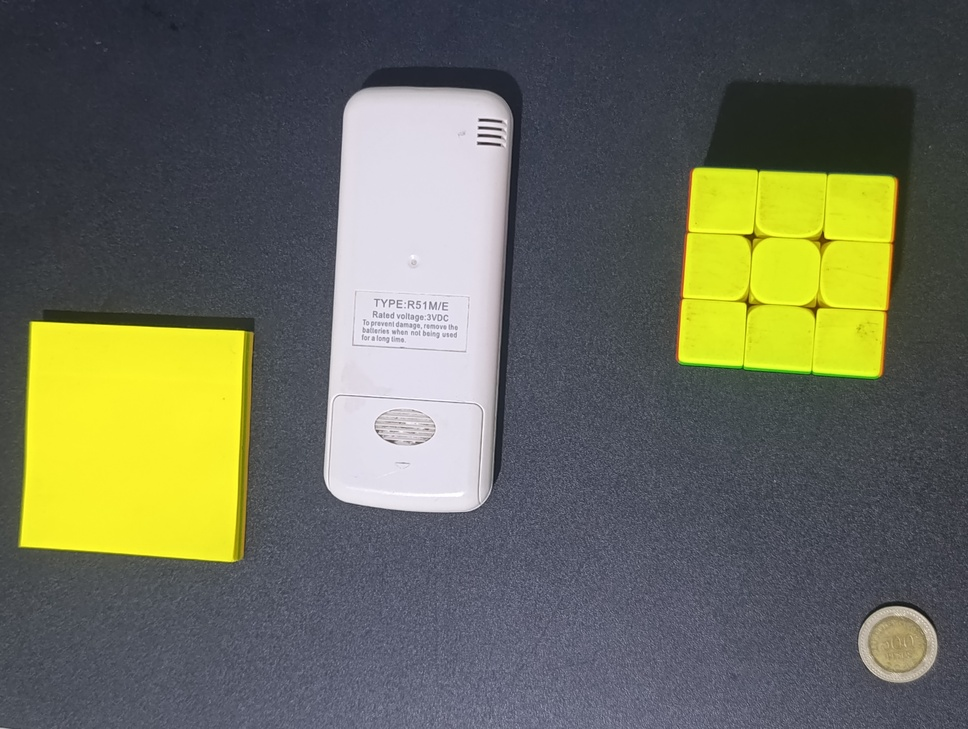
#> input picture measureComputerVision/easy.jpg, 968 x 729 px, shrunk from 4080 x 3072 before the run
$ python measure.py
#> lines starting #> are read from the running program, lines starting #| are printed output that depends on the picture; after the words box and inside, x2 and y2 are one past the last pixel; in counts of white or black regions, pixels touching at a corner belong together; long printed decimals are rounded
### histogram.py
import cv2 as cv
import numpy as np
import matplotlib.pyplot as plt
import os

def grayHistogram(img):

    # plt.figure()
    # plt.imshow(img, cmap='gray')

    hist = cv.calcHist([img], [0], None, [256], [0,256])
    return hist

# [16 lines that do not run on import are left out]

### otsu.py
import matplotlib.pyplot as plt
from histogram import grayHistogram
import numpy as np
import cv2 as cv
import os

def otsu_threshold(img):
    hist = grayHistogram(img)

    if isinstance(hist, tuple) and len(hist) >= 1:
        counts = np.array(hist[0]).ravel()
    else:
        counts = np.array(hist).ravel()
    counts = counts.astype(np.float64)

    total = counts.sum()
    if total == 0:
        raise ValueError("Histogram total count is zero, cannot normalize.")

    bins = np.arange(counts.size)

    J_theta = None
    theta = None

    for i in range(1, counts.size):
        w0 = counts[:i].sum()
        w1 = counts[i:].sum()

        if w0 == 0 or w1 == 0:
            continue

        p_0 = w0 / total
        p_1 = w1 / total

        mean_0 = (counts[:i] * bins[:i]).sum() / w0
        mean_1 = (counts[i:] * bins[i:]).sum() / w1

        std_0 = np.sqrt((((bins[:i] - mean_0) ** 2) * counts[:i]).sum() / w0)
        std_1 = np.sqrt((((bins[i:] - mean_1) ** 2) * counts[i:]).sum() / w1)

        J = p_0 * (std_0 ** 2) + p_1 * (std_1 ** 2)

        if J_theta is None or J < J_theta:
            J_theta = J
            theta = i

    if theta is None:
        raise ValueError("Could not determine optimal threshold.")
    return theta, counts

# [17 lines that do not run on import are left out]

### measureComputerVision/measure.py
import os, sys
import cv2 as cv
import numpy as np
import matplotlib.pyplot as plt
from sklearn.decomposition import PCA

sys.path.append(os.path.dirname(os.path.dirname(os.path.abspath(__file__))))
from otsu import otsu_threshold

def apply_smoothing(gray, method="gaussian", ksize=5):
    if ksize % 2 == 0:
        ksize += 1
    if method == "gaussian":
        return cv.GaussianBlur(gray, (ksize, ksize), 0)
    elif method == "median":
        return cv.medianBlur(gray, ksize)
    elif method == "bilateral":
        return cv.bilateralFilter(gray, d=ksize, sigmaColor=75, sigmaSpace=75)
    return cv.GaussianBlur(gray, (ksize, ksize), 0)

def get_mm_per_pixel(img, contours, ref_size_mm=23.7):
    display_img = img.copy()
    cv.drawContours(display_img, contours, -1, (0,255,0), 3)

    circularity = 0
    best_contour = None
    for i, contour in enumerate(contours):
        area = cv.contourArea(contour)
        perimeter = cv.arcLength(contour, True)

        if perimeter > 300:
            temp = (4 * np.pi * area) / (perimeter ** 2)
            if temp > circularity:
                circularity = temp
                best_contour = contour

    area = cv.contourArea(best_contour)
    diameter_pixels = 2 * np.sqrt(area / np.pi)
    mm_per_pixel = ref_size_mm / diameter_pixels

    return mm_per_pixel, best_contour

def fill_holes(binary_img, max_gap_pixels=100, line_thickness=3):
    kernel_length = max_gap_pixels
    kernel = cv.getStructuringElement(cv.MORPH_RECT, (kernel_length, line_thickness))

    opened = cv.morphologyEx(binary_img, cv.MORPH_OPEN, kernel)

    return opened

def filter_contours_by_area(contours, min_area=100, max_area=12526455):
    filtered = []
    for contour in contours:
        area = cv.contourArea(contour)
        if min_area < area < max_area:
            filtered.append(contour)
    return filtered

def measure_with_pca(contour, mm_per_pixel):
    points = contour.reshape(-1, 2).astype(np.float64)

    pca = PCA()
    projected_points = pca.fit_transform(points)

    min_proj_x = np.min(projected_points[:, 0])
    max_proj_x = np.max(projected_points[:, 0])
    min_proj_y = np.min(projected_points[:, 1])
    max_proj_y = np.max(projected_points[:, 1])

    length_pixels = max_proj_x - min_proj_x
    width_pixels = max_proj_y - min_proj_y

    length_mm = length_pixels * mm_per_pixel
    width_mm = width_pixels * mm_per_pixel

    mean = pca.mean_
    eigenvectors = pca.components_

    return length_mm, width_mm, eigenvectors, mean

def draw_pca_measurements(image, contour, mm_per_pixel):
    points = contour.reshape(-1, 2).astype(np.float64)

    pca = PCA(n_components=2)
    pca.fit(points)
    projected = pca.transform(points)

    min_x, max_x = projected[:, 0].min(), projected[:, 0].max()
    min_y, max_y = projected[:, 1].min(), projected[:, 1].max()

    corners_pca = np.array([
        [min_x, min_y],
        [max_x, min_y],
        [max_x, max_y],
        [min_x, max_y]
    ])

    corners_img = pca.inverse_transform(corners_pca).astype(int)
    cv.polylines(image, [corners_img], True, (0, 255, 0), 2)

    length_pixels = max_x - min_x
    width_pixels = max_y - min_y
    length_mm = length_pixels * mm_per_pixel
    width_mm = width_pixels * mm_per_pixel

    center_pca = np.array([(min_x + max_x)/2, (min_y + max_y)/2])
    center_img = pca.inverse_transform(center_pca.reshape(1, -1))[0].astype(int)

    axis_scale = 50
    v1 = pca.components_[0] * axis_scale
    v2 = pca.components_[1] * axis_scale

    cv.arrowedLine(image, tuple(center_img), tuple((center_img + v1).astype(int)), (0, 0, 255), 3)  # Length axis
    cv.arrowedLine(image, tuple(center_img), tuple((center_img + v2).astype(int)), (255, 0, 0), 3)  # Width axis

    cv.putText(image, f"L:{length_mm:.1f}mm", (center_img[0]+10, center_img[1]-20),
               cv.FONT_HERSHEY_SIMPLEX, 0.6, (0, 0, 255), 2)
    cv.putText(image, f"W:{width_mm:.1f}mm", (center_img[0]+10, center_img[1]+20),
               cv.FONT_HERSHEY_SIMPLEX, 0.6, (255, 0, 0), 2)

    return length_mm, width_mm

def measure_main(imgName, ref_size_mm=23.7):
#> called with imgName = 'easy.jpg', ref_size_mm = 23.7
    root = os.getcwd()
    imgPath = os.path.join(root, imgName)
    if not os.path.exists(imgPath):
        print(f"Error: image not found at {imgPath}")
        return
    img = cv.imread(imgPath)
#> img is the input picture: shape (729, 968, 3); mean B, G, R 89.7, 107.8, 105.6
    if img is None:
        print("Error: Could not load image")
        return

    gray = cv.cvtColor(img, cv.COLOR_BGR2GRAY)
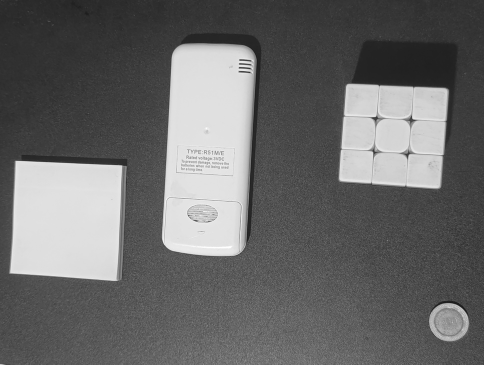
#> gray: shape (729, 968) (shown at 1/2 size); min 20, max 255, mean 105.1
    smoothed = apply_smoothing(gray, method="gaussian", ksize=5)
    theta = otsu_threshold(smoothed)[0]
#> in grayHistogram, `hist = cv.calcHist([img], [0], None, [256], [0,256])`: hist = 256 values, max 19686 at index 223, min 0 at index 0, mean 2756.5
#> in otsu_threshold, `counts = np.array(hist).ravel()`: counts has the same summary as hist in grayHistogram
#> in otsu_threshold, `total = counts.sum()`: total = 705672
#> the loop in otsu_threshold, `for i in range(1, counts.size):` made 255 passes
#> (w0, w1, p_0, p_1, mean_0, mean_1, std_0, std_1) on passes 31 to 37: (3, 705669, 4.25e-06, 1, 30, 105.1, 0, 62.34), (12, 705660, 1.7e-05, 1, 30.75, 105.1, 0.433, 62.34), (96, 705576, 0.000136, 1, 31.84, 105.1, 0.441, 62.34), (2582, 703090, 0.00366, 0.996, 32.96, 105.4, 0.235, 62.3), (7203, 698469, 0.0102, 0.99, 33.63, 105.8, 0.52, 62.23), (11832, 693840, 0.0168, 0.983, 34.16, 106.3, 0.783, 62.17), (14662, 691010, 0.0208, 0.979, 34.52, 106.6, 1.01, 62.13)
    _, binary = cv.threshold(smoothed, theta, 255, cv.THRESH_BINARY)
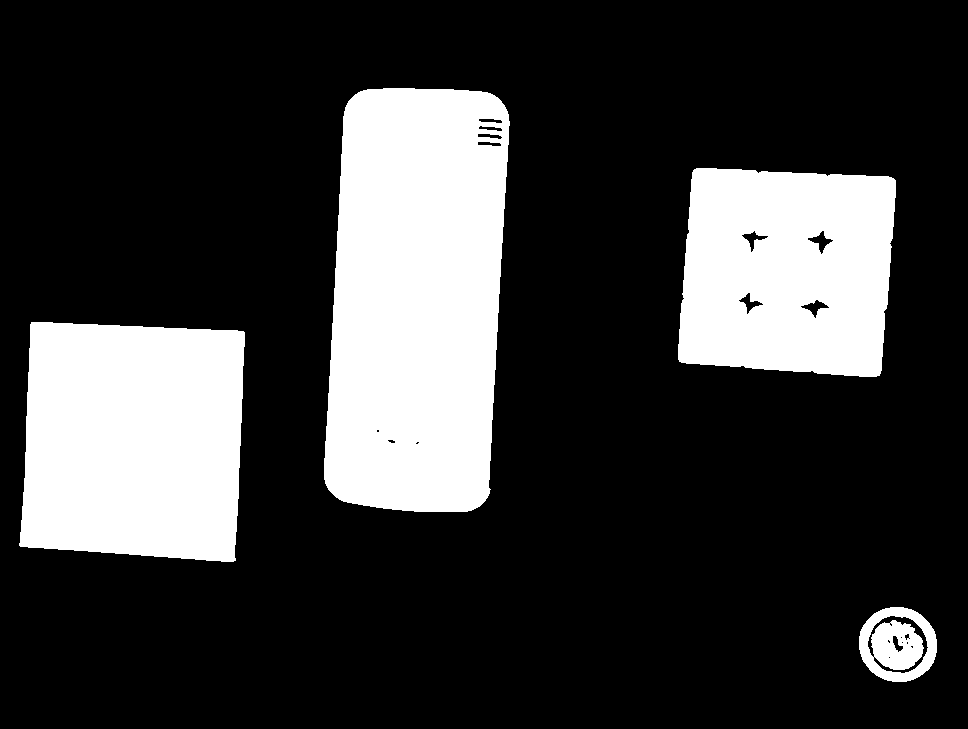
#> binary: shape (729, 968); 22.9% white; 4 white regions, box (x1, y1, x2, y2) and area: (324, 88, 510, 512) 68587, (19, 322, 245, 562) 49114, (678, 168, 896, 377) 39930, (859, 607, 937, 682) 3937
    binary = cv.bitwise_not(binary)
    kernel = np.ones((5,5),dtype=np.uint8)
    dilated = cv.dilate(binary, kernel, iterations=2)
#> dilated: shape (729, 968); 79.7% white; 14 black regions (9 under 20 px), largest, box (x1, y1, x2, y2) and area: (328, 92, 504, 508) 62646, (24, 326, 241, 558) 45452, (682, 172, 892, 373) 34744, (876, 626, 906, 659) 283, (889, 639, 919, 666) 216
    eroded = cv.erode(dilated, kernel, iterations=4)
#> eroded: shape (729, 968); 75.2% white; 4 black regions, box (x1, y1, x2, y2) and area: (320, 84, 512, 516) 73237, (16, 318, 249, 566) 52892, (674, 164, 900, 381) 44105, (855, 603, 941, 686) 4485
    filled = fill_holes(eroded)
#> in fill_holes, `opened = cv.morphologyEx(binary_img, cv.MORPH_OPEN, kernel)`:
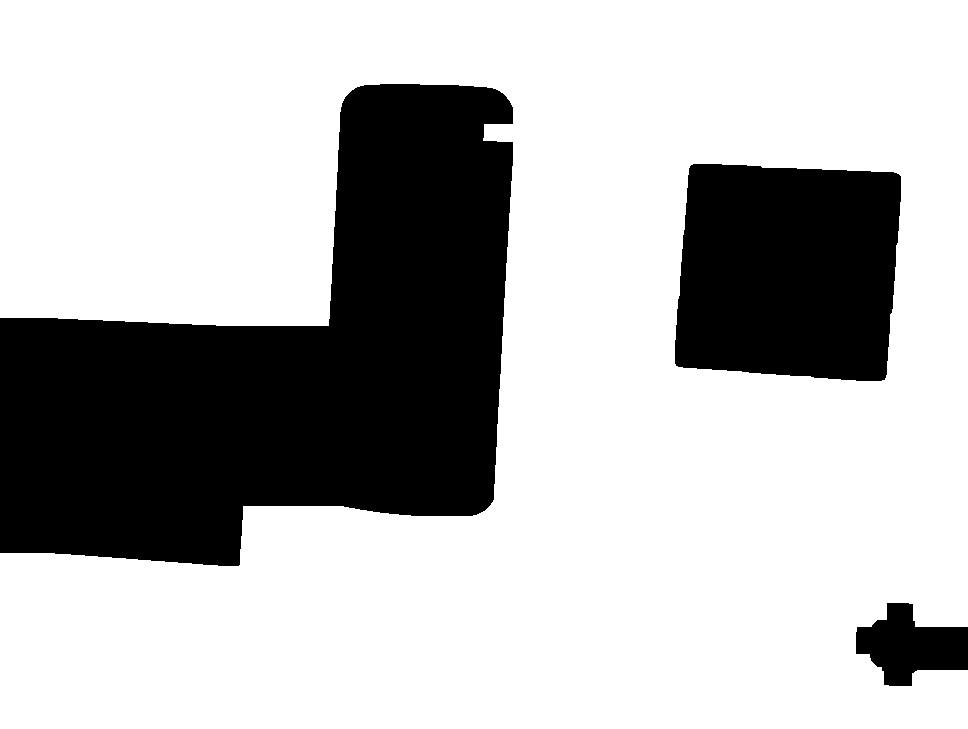
#> opened: shape (729, 968); 72.3% white; 3 black regions, box (x1, y1, x2, y2) and area: (0, 84, 513, 566) 145527, (675, 164, 901, 381) 44105, (856, 603, 968, 686) 5698

    contours = cv.findContours(filled, cv.RETR_LIST, cv.CHAIN_APPROX_SIMPLE)[0]
    if not contours:
        print("No contours found")
        return

    mm_per_pixel, coin_contour = get_mm_per_pixel(img, contours, ref_size_mm)
#> in get_mm_per_pixel, `cv.drawContours(display_img, contours, -1, (0,255,0), 3)`:
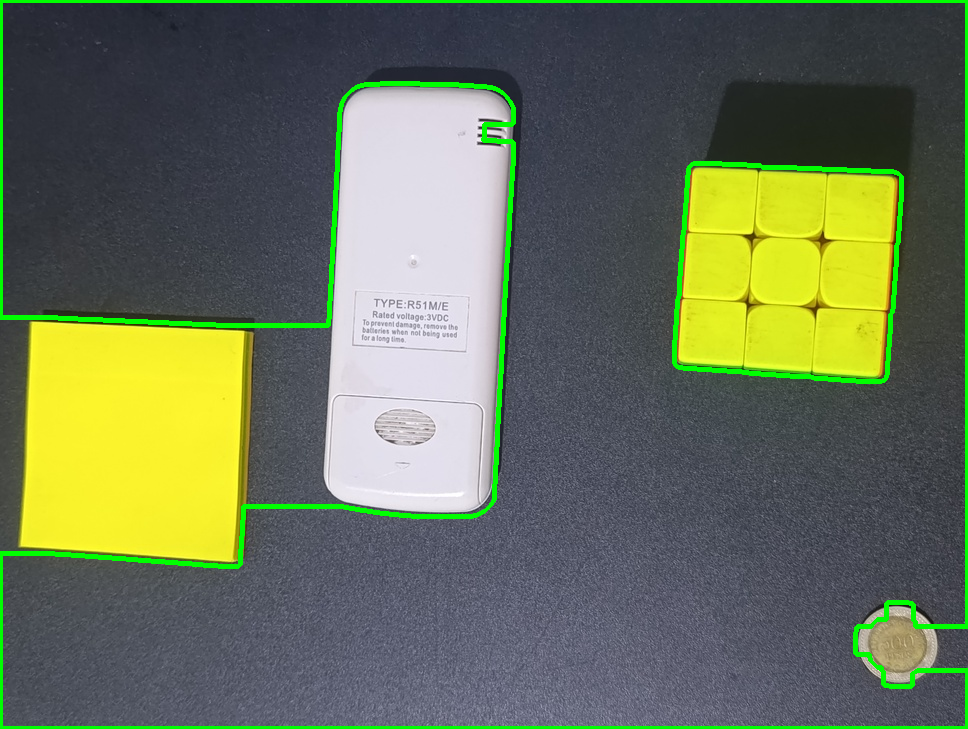
#> display_img: shape (729, 968, 3); 3.34% of pixels changed, all inside (x1, y1, x2, y2) = (0, 0, 968, 729)
#> the loop in get_mm_per_pixel, `for i, contour in enumerate(contours):` made 2 passes
    print(f"Millimeters per pixel: {mm_per_pixel}")
#| Millimeters per pixel: 0.09955

    display_img = img.copy()
    results = []

    filtered = filter_contours_by_area(contours)
#> the loop in filter_contours_by_area, `for contour in contours:` made 2 passes

    print(f"Total contours: {len(filtered)}")
#| Total contours: 2
    for contour in filtered:
        if np.array_equal(contour, coin_contour):
            continue

        length_mm, width_mm, eigenvectors, mean = measure_with_pca(contour, mm_per_pixel)
        draw_pca_measurements(display_img, contour, mm_per_pixel)
        results.append({'length_mm': length_mm, 'width_mm': width_mm})
#> this loop made 2 passes
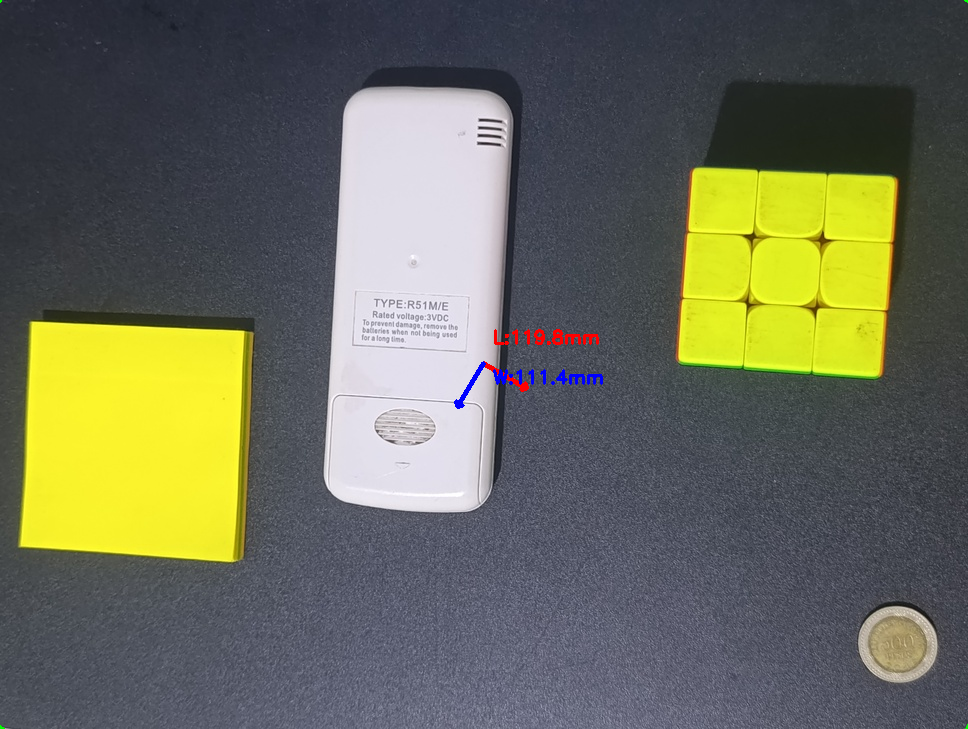
#> display_img: shape (729, 968, 3); 0.26% of pixels changed, all inside (x1, y1, x2, y2) = (0, 0, 968, 729)

    plt.figure(figsize=(12, 8))
    plt.imshow(cv.cvtColor(display_img, cv.COLOR_BGR2RGB))
    plt.title("PCA-Based Object Measurement", fontsize=16)
    plt.axis("off")
    plt.tight_layout()
    plt.show()


if __name__ == "__main__":
    measure_main("easy.jpg")

$ run again, with measureComputerVision/example.jpeg copied over measureComputerVision/easy.jpg
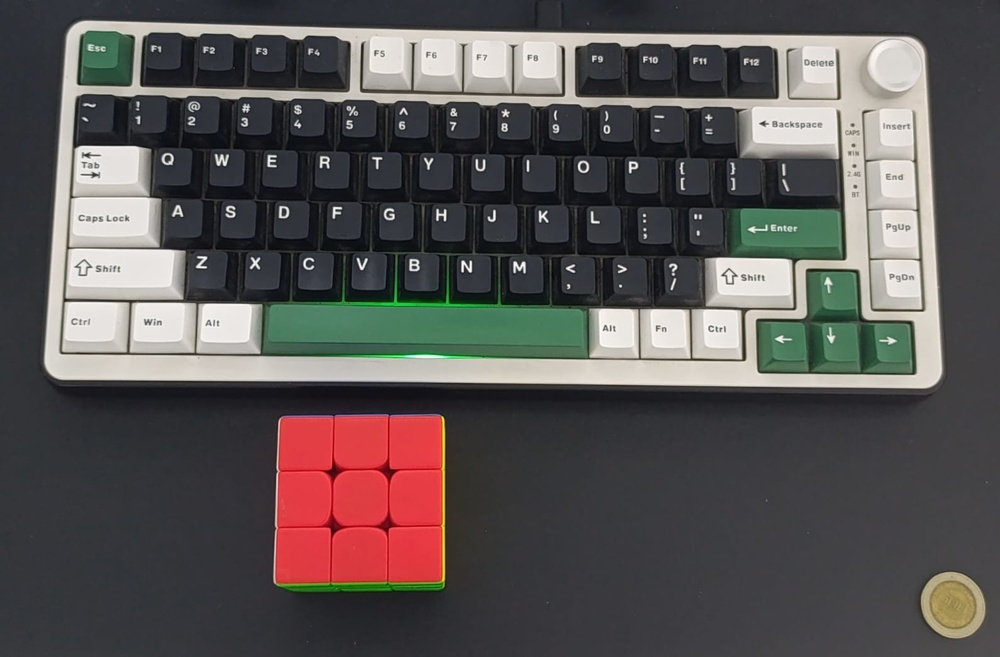
#> input picture measureComputerVision/example.jpeg, 1000 x 657 px, shrunk from 1590 x 1044 before the run
#> in measure_main, img is the input picture: shape (657, 1000, 3); mean B, G, R 83.5, 84.3, 89
#> in grayHistogram, `hist = cv.calcHist([img], [0], None, [256], [0,256])`: hist = 256 values, max 32881 at index 54, min 0 at index 0, mean 2566.4
#> counts has the same summary as hist in grayHistogram
#> total = 657000
#> the loop in otsu_threshold, `for i in range(1, counts.size):` made 255 passes
#> (w0, w1, p_0, p_1, mean_0, mean_1, std_0, std_1) on passes 15 to 21: (21, 656979, 3.2e-05, 1, 14, 85.56, 0, 60.52), (214, 656786, 0.000326, 1, 14.9, 85.58, 0.297, 60.51), (1108, 655892, 0.00169, 0.998, 15.79, 85.68, 0.453, 60.5), (3016, 653984, 0.00459, 0.995, 16.55, 85.88, 0.646, 60.47), (6912, 650088, 0.0105, 0.989, 17.37, 86.28, 0.834, 60.42), (10770, 646230, 0.0164, 0.984, 17.95, 86.68, 1.03, 60.38), (15127, 641873, 0.023, 0.977, 18.54, 87.14, 1.27, 60.33)
#> in measure_main, `_, binary = cv.threshold(smoothed, theta, 255, cv.THRESH_BINARY)`:
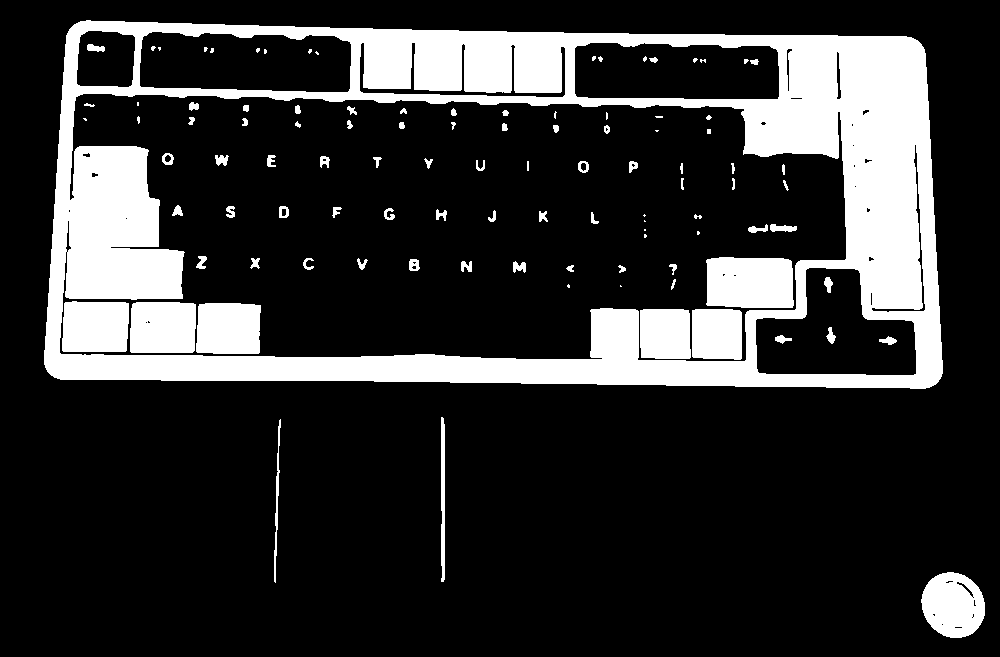
#> binary: shape (657, 1000); 19.7% white; 103 white regions (28 under 20 px), largest, box (x1, y1, x2, y2) and area: (44, 20, 943, 389) 102325, (706, 257, 794, 308) 4243, (130, 302, 196, 353) 3279
#> dilated: shape (657, 1000); 87.9% white; 27 black regions (18 under 20 px), largest, box (x1, y1, x2, y2) and area: (48, 25, 939, 385) 64213, (711, 261, 789, 304) 3016, (66, 306, 125, 348) 2380
#> eroded: shape (657, 1000); 77.1% white; 8 black regions, largest, box (x1, y1, x2, y2) and area: (40, 17, 947, 393) 143695, (918, 571, 989, 642) 3810, (111, 81, 145, 100) 609
#> opened: shape (657, 1000); 74.4% white; 2 black regions, box (x1, y1, x2, y2) and area: (0, 17, 948, 393) 162708, (919, 571, 1000, 642) 5336
#> the loop in get_mm_per_pixel, `for i, contour in enumerate(contours):` made 5 passes
#| Millimeters per pixel: 0.2546
#> the loop in filter_contours_by_area, `for contour in contours:` made 5 passes
#| Total contours: 5
#> the loop in measure_main, `for contour in filtered:` made 5 passes
#> after the loop in measure_main, `for contour in filtered:`:
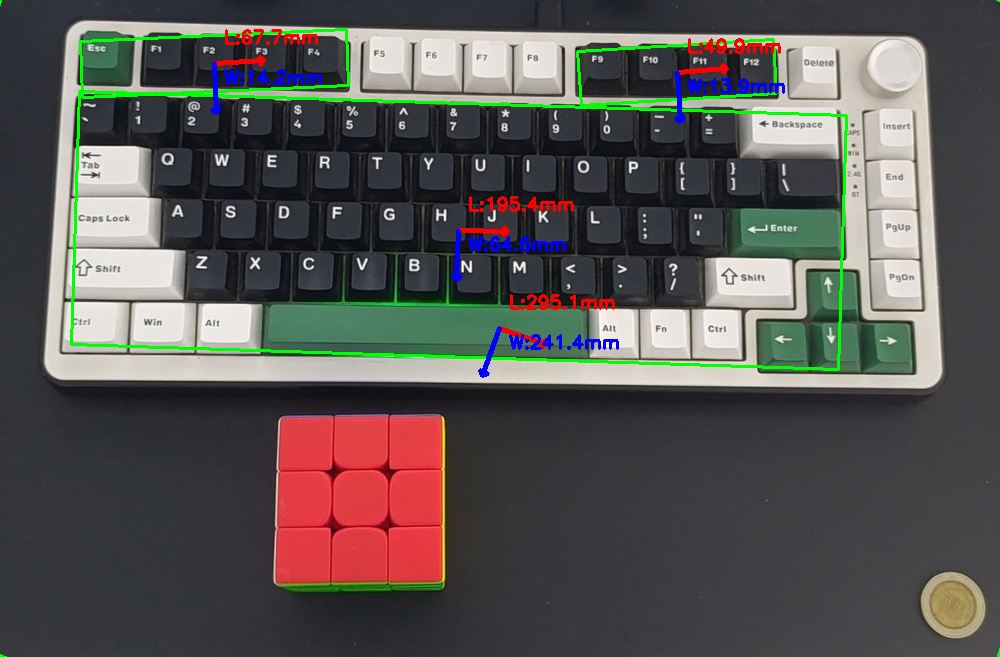
#> display_img: shape (657, 1000, 3); 2.55% of pixels changed, all inside (x1, y1, x2, y2) = (0, 0, 1000, 657)
